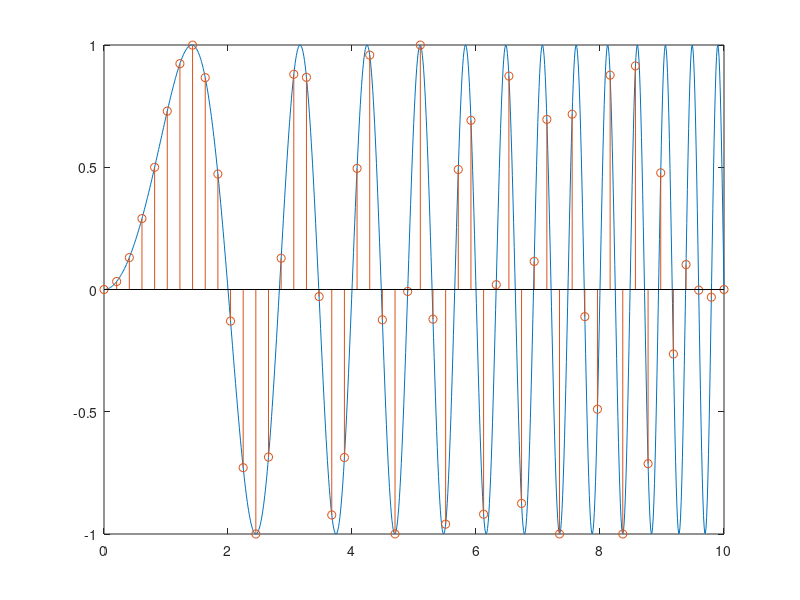

The MATLAB source for this figure:
%Plot a function:f(t) = sin((pi*t.^2)/4)
%Add the points sampled at 5 Hz using stem()

clc, clear, close all
t = linspace(0, 10, 1000);
y = sin((pi*t.^2)/4);
plot(t, y)
hold on
x = linspace(0, 10, 50);
y2 = sin((pi*x.^2)/4);
stem(x, y2)
set(gca, 'YTick', -1:.5:1)